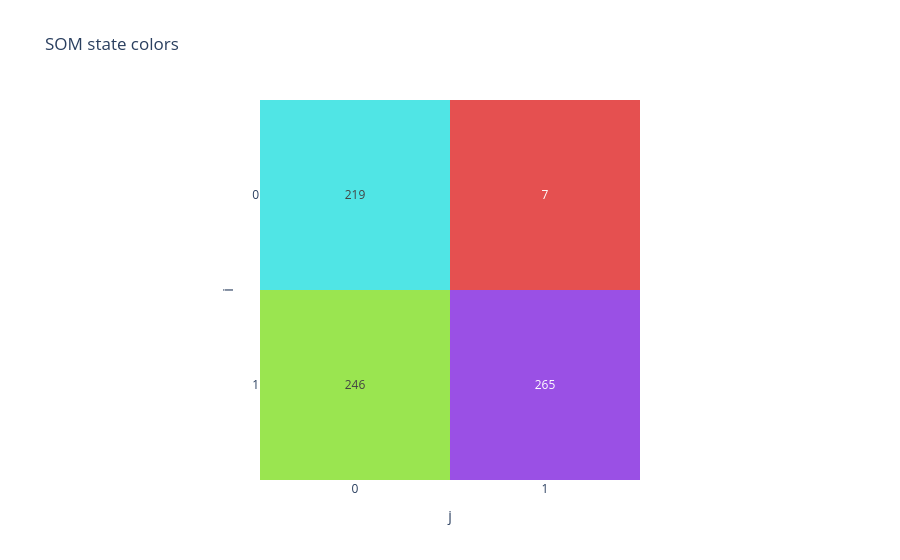

Notebook source saved alongside this figure:
### Code cell
state_colors_plot = kairo.plot_som_colors(features_and_clusters, color_mapping)
state_colors_plot.show()

### Figure 1 — Plotly figure (JSON) as saved in the notebook; plotly's stock layout.template omitted (floating-point values rounded to 4 significant figures)
{"data": [{"coloraxis": "coloraxis", "hovertemplate": "State (%{y}, %{x})<br>%{text} windows<extra></extra>", "name": "0", "text": [["219", "7"], ["246", "265"]], "texttemplate": "%{text}", "type": "heatmap", "xaxis": "x", "yaxis": "y", "z": [[0.0, 1.0], [2.0, 3.0]]}], "layout": {"coloraxis": {"colorscale": [[0, "#50e5e5"], [0.3333, "#e55050"], [0.6667, "#9ae550"], [1, "#9a50e5"]], "showscale": false}, "title": {"text": "SOM state colors"}, "xaxis": {"anchor": "y", "constrain": "domain", "domain": [0, 1], "dtick": 1, "scaleanchor": "y", "title": {"text": "j"}}, "yaxis": {"anchor": "x", "autorange": "reversed", "constrain": "domain", "domain": [0, 1], "dtick": 1, "title": {"text": "i"}}}}
